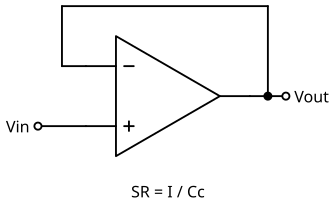

Write Python code to recreate this figure.
# SPDX-License-Identifier: MIT
"""Slew rate: a voltage follower; inside the op-amp, a limited current I charges the
compensation capacitor Cc, so the output cannot change faster than SR = I / Cc."""
import sys
import pathlib

sys.path.insert(0, str(pathlib.Path(__file__).resolve().parents[2] / "tools"))
from drawing import setup_drawing  # noqa: E402
import schemdraw.elements as elm  # noqa: E402

with setup_drawing(show=False) as d:
    d.add(elm.Dot(open=True).label("Vin", loc="left"))
    d.add(elm.Line().right(1.0))
    op = d.add(elm.Opamp(leads=True).anchor("in2").right().label("SR = I / Cc", loc="bottom", ofst=0.6))
    d.add(elm.Line().at(op.out).right(0.75))
    out = d.here
    d.add(elm.Dot(open=True).label("Vout", loc="right"))
    xj = out[0] - 0.375
    d.add(elm.Dot().at((xj, op.out[1])))
    d.add(elm.Line().at(op.in1).left(0.5))
    d.add(elm.Line().up(1.25))
    d.add(elm.Line().tox(xj))
    d.add(elm.Line().toy(op.out))
    d.save(str(pathlib.Path(__file__).with_name("circuit.svg")))
print("wrote circuit.svg")
